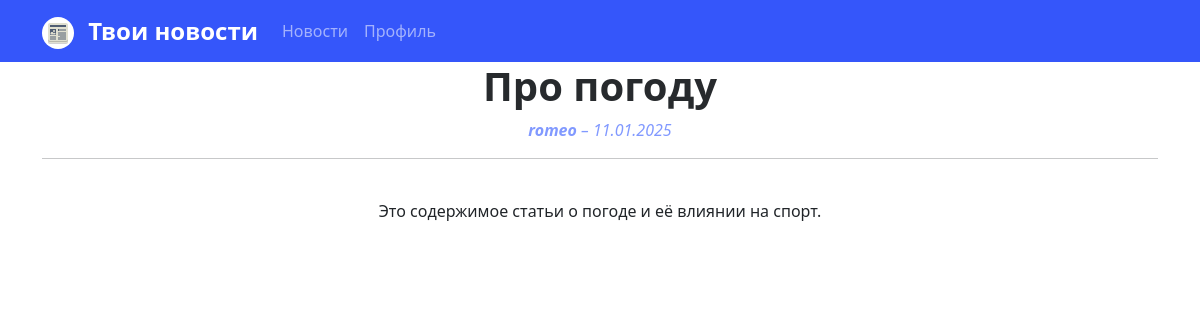
The app's page /1/, older data.
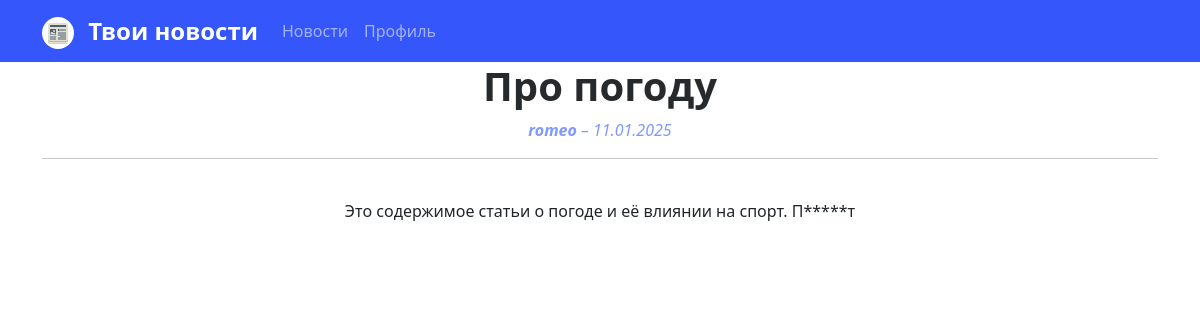
The same page, newer data.
### news/models.py (models this page shows, shortened)
class Post(models.Model):
    article = 'AR'
    news = 'NE'
    POSITIONS = [
        (article, 'Cтатья'),
        (news, 'Новость')
    ]
    author = models.ForeignKey(account_models.Author, on_delete=models.CASCADE)
    type = models.CharField(max_length=2, choices=POSITIONS, default=article)
    created = models.DateTimeField(auto_now_add=True)
    category = models.ManyToManyField(Category, through='PostCategory')
    title = models.CharField(max_length=255)
    content = models.TextField()
    rating = models.FloatField(default=0)

### accounts/models.py (models this page shows, shortened)
class Author(models.Model):
    user = models.OneToOneField(User, on_delete=models.CASCADE)
    rating = models.FloatField(default=0)

### news/views.py (the view)
# urls.py: path('<int:pk>/', CurrentPost.as_view(), name='news-current'),
class CurrentPost(DetailView):
    model = Post
    template_name = 'news/news_detail.html'
    context_object_name = 'post'

### news/templatetags/custom_filters.py (called while the page is built)
@register.filter
def censor(value):
    if type(value) != str:
        raise TypeError('The value must be a string')
    for word in value.translate(str.maketrans('', '', string.punctuation)).split():
        if len(word) > 1:
            if not word[1:].isupper() and not word[1:].islower():
                value = value.replace(word[1:-1], '*' * len(word[1:-1]))
    return value

### templates/news/news_detail.html (shortened to what this page needs)
{% extends 'flatpages/default.html' %}
{% load custom_filters %}
{% block content %}
<h1><b><span style="color: #272a2d;">{{ post.title|censor }}</span></b></h1>
<i><span style="color: #8199ff;"><b>{{ post.author.user.username }}</b> – {{ post.created|date:"d.m.Y" }}</span></i>
<hr>
<br>{{ post.content|censor }}
{% endblock content %}

Row changes from the older to the newer data that the page shows:
changed Post "Про погоду": content|censor "Это содержимое статьи о погоде и её влиянии на спорт." → "Это содержимое статьи о погоде и её влиянии на спорт. П*****т"
